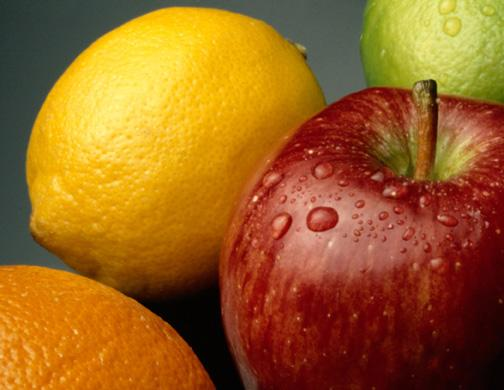
#> input picture images/fruit3.jpg, 504 x 390 px, found by its file name
$ python ROTHA_Dapravith_e20190915_TP5_20240118092516.py
#> lines starting #> are read from the running program, lines starting #| are printed output that depends on the picture
import cv2 as cv
import numpy as np

img = cv.imread("images/fruit3.jpg")
#> img is the input picture: shape (390, 504, 3); mean B, G, R 32.1, 98.1, 155.4
cv.imshow("Original Image", img)

def adjust_darkness(image, modify_value):
    # Ensure values are within [0, 255]
#> called with modify_value = -150
    darkness = np.maximum(image - modify_value, 0).astype(np.uint8)
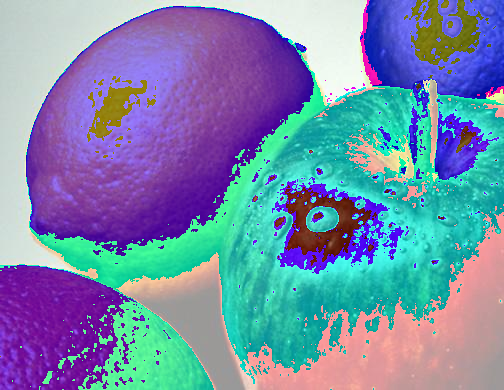
#> darkness: shape (390, 504, 3); mean B, G, R 172, 138.3, 118.1
    return darkness

def adjust_brightness(image, modify_value):
    # Ensure values are within [0, 255]
    brightness = np.minimum(image + modify_value, 255).astype(np.uint8)
    return brightness

# Apply adjustments
darkness_image = adjust_darkness(img, - 150)
brightness_image = adjust_brightness(img, 150)

# Display results
cv.imshow("Darkness Image", darkness_image)
cv.imshow("Brightness Image", brightness_image)

cv.waitKey(0)
cv.destroyAllWindows()

$ run again, with images/fruit1.jpg copied over images/fruit3.jpg
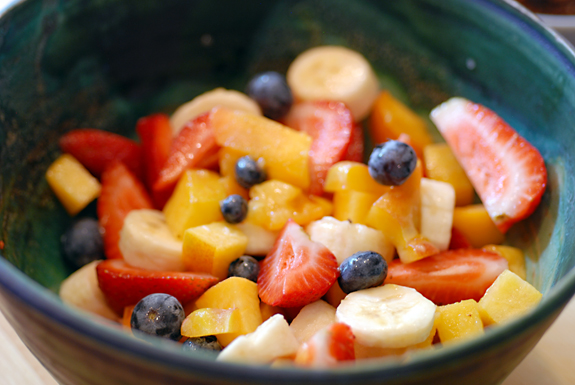
#> input picture images/fruit1.jpg, 575 x 385 px, found by its file name
#> img is the input picture: shape (385, 575, 3); mean B, G, R 68, 97.8, 128.9
#> in adjust_darkness, `darkness = np.maximum(image - modify_value, 0).astype(np.uint8)`:
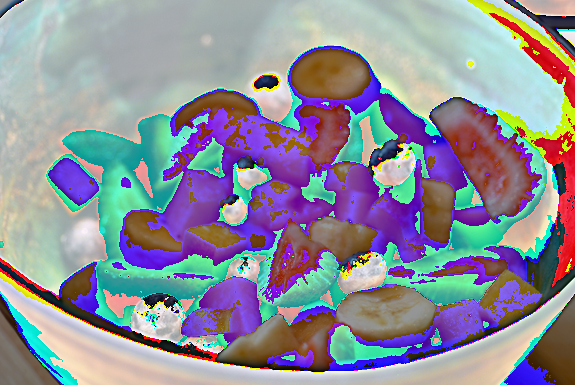
#> darkness: shape (385, 575, 3); mean B, G, R 153.6, 141.7, 141.6

$ run again, with images/fruit2.jpg copied over images/fruit3.jpg
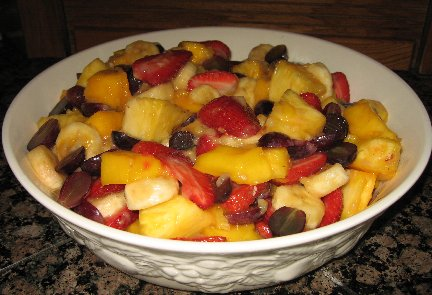
#> input picture images/fruit2.jpg, 432 x 295 px, found by its file name
#> img is the input picture: shape (295, 432, 3); mean B, G, R 53.5, 90.8, 124.9
#> in adjust_darkness, `darkness = np.maximum(image - modify_value, 0).astype(np.uint8)`:
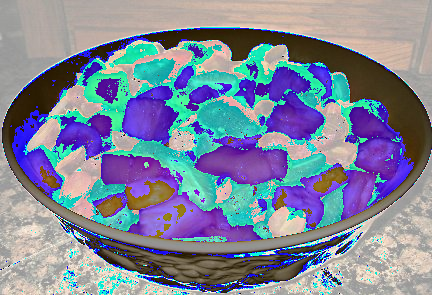
#> darkness: shape (295, 432, 3); mean B, G, R 153.9, 133.6, 126.2

$ run again, with images/fruit4.jpg copied over images/fruit3.jpg
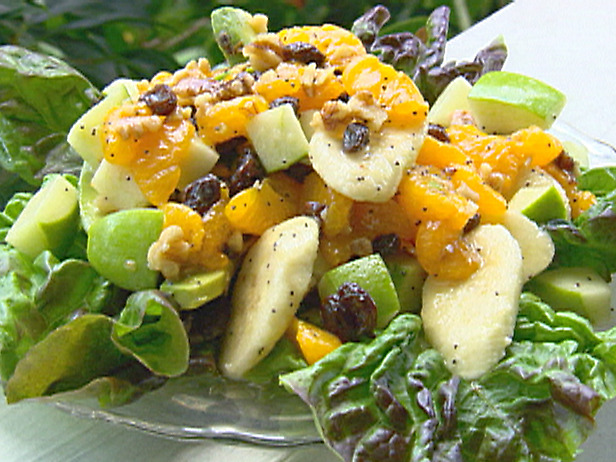
#> input picture images/fruit4.jpg, 616 x 462 px, found by its file name
#> img is the input picture: shape (462, 616, 3); mean B, G, R 86.8, 145.3, 146.5
#> in adjust_darkness, `darkness = np.maximum(image - modify_value, 0).astype(np.uint8)`:
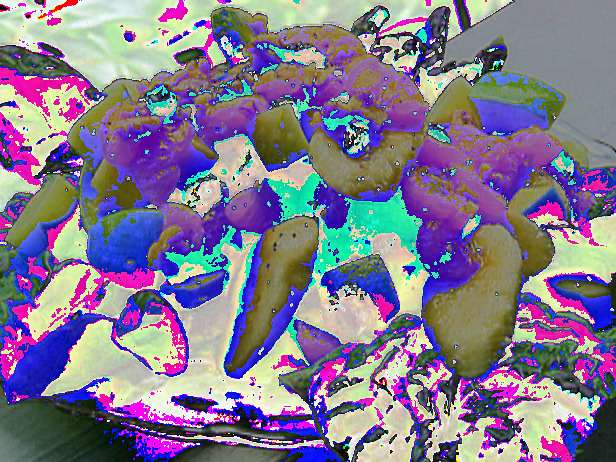
#> darkness: shape (462, 616, 3); mean B, G, R 144.1, 121.2, 130.8
